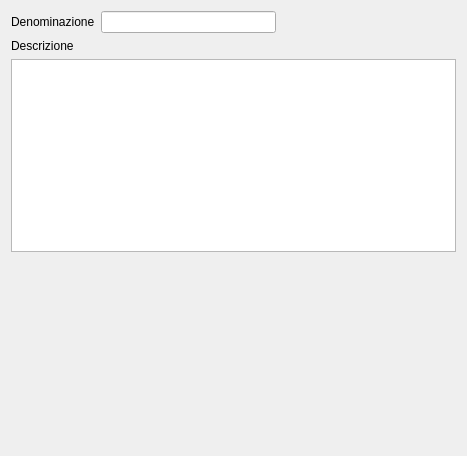
<?xml version="1.0" encoding="UTF-8"?>
<ui version="4.0">
 <class>PriceListDataGUI</class>
 <widget class="QWidget" name="PriceListDataGUI">
  <property name="geometry">
   <rect>
    <x>0</x>
    <y>0</y>
    <width>467</width>
    <height>456</height>
   </rect>
  </property>
  <property name="windowTitle">
   <string>Info Elenco Prezzi</string>
  </property>
  <layout class="QGridLayout" name="gridLayout">
   <item row="2" column="0" colspan="3">
    <widget class="QPlainTextEdit" name="descriptionTextEdit"/>
   </item>
   <item row="0" column="1">
    <widget class="QLineEdit" name="nameLineEdit"/>
   </item>
   <item row="1" column="0">
    <widget class="QLabel" name="descriptionLabel">
     <property name="text">
      <string>Descrizione</string>
     </property>
    </widget>
   </item>
   <item row="0" column="2">
    <spacer name="horizontalSpacer">
     <property name="orientation">
      <enum>Qt::Horizontal</enum>
     </property>
     <property name="sizeHint" stdset="0">
      <size>
       <width>40</width>
       <height>20</height>
      </size>
     </property>
    </spacer>
   </item>
   <item row="0" column="0">
    <widget class="QLabel" name="nameLabel">
     <property name="text">
      <string>Denominazione</string>
     </property>
    </widget>
   </item>
   <item row="3" column="0" colspan="3">
    <spacer name="verticalSpacer">
     <property name="orientation">
      <enum>Qt::Vertical</enum>
     </property>
     <property name="sizeHint" stdset="0">
      <size>
       <width>20</width>
       <height>39</height>
      </size>
     </property>
    </spacer>
   </item>
  </layout>
 </widget>
 <resources/>
 <connections/>
</ui>
